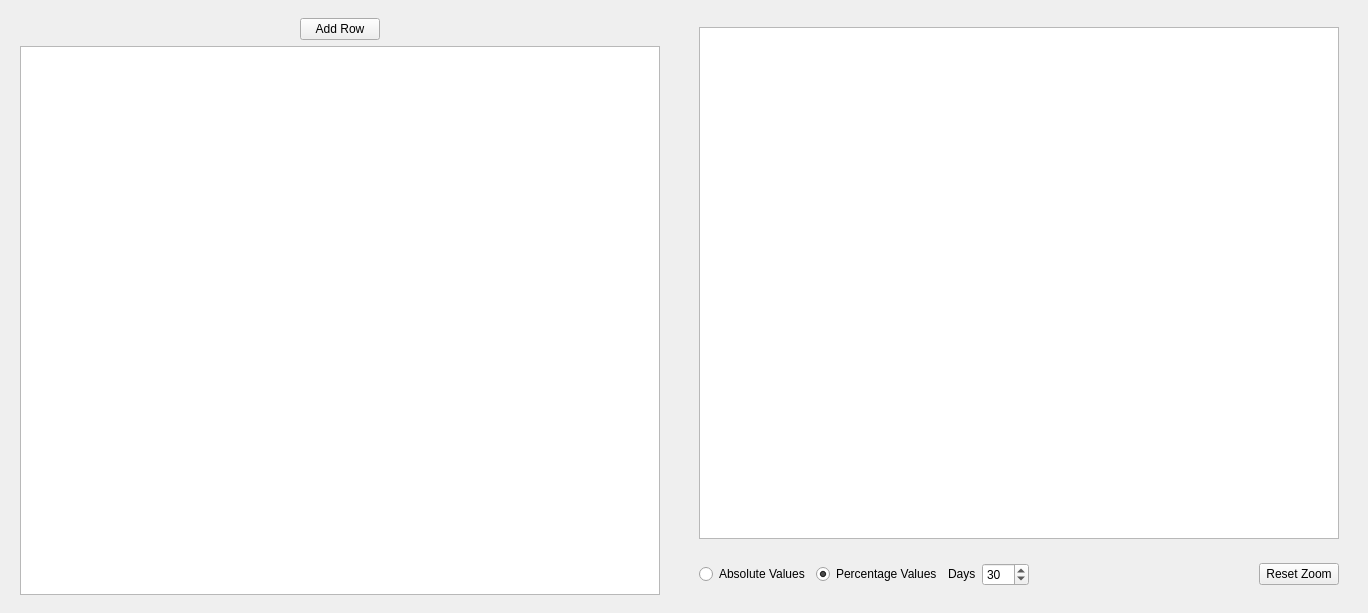
<?xml version="1.0" encoding="UTF-8"?>
<ui version="4.0">
 <class>Table</class>
 <widget class="QWidget" name="Table">
  <property name="geometry">
   <rect>
    <x>0</x>
    <y>0</y>
    <width>1368</width>
    <height>613</height>
   </rect>
  </property>
  <property name="sizePolicy">
   <sizepolicy hsizetype="MinimumExpanding" vsizetype="MinimumExpanding">
    <horstretch>0</horstretch>
    <verstretch>0</verstretch>
   </sizepolicy>
  </property>
  <property name="minimumSize">
   <size>
    <width>0</width>
    <height>0</height>
   </size>
  </property>
  <property name="maximumSize">
   <size>
    <width>16777215</width>
    <height>16777215</height>
   </size>
  </property>
  <property name="windowTitle">
   <string>Form</string>
  </property>
  <layout class="QGridLayout" name="gridLayout">
   <property name="topMargin">
    <number>9</number>
   </property>
   <property name="bottomMargin">
    <number>9</number>
   </property>
   <property name="horizontalSpacing">
    <number>12</number>
   </property>
   <item row="0" column="0">
    <widget class="QFrame" name="frame_tableview">
     <property name="sizePolicy">
      <sizepolicy hsizetype="MinimumExpanding" vsizetype="MinimumExpanding">
       <horstretch>0</horstretch>
       <verstretch>0</verstretch>
      </sizepolicy>
     </property>
     <property name="frameShape">
      <enum>QFrame::NoFrame</enum>
     </property>
     <property name="frameShadow">
      <enum>QFrame::Plain</enum>
     </property>
     <layout class="QVBoxLayout" name="verticalLayout_2">
      <item alignment="Qt::AlignHCenter">
       <widget class="QPushButton" name="button_add_row">
        <property name="sizePolicy">
         <sizepolicy hsizetype="Fixed" vsizetype="Fixed">
          <horstretch>0</horstretch>
          <verstretch>0</verstretch>
         </sizepolicy>
        </property>
        <property name="text">
         <string>Add Row</string>
        </property>
       </widget>
      </item>
      <item>
       <widget class="QTableView" name="table_view">
        <property name="sizePolicy">
         <sizepolicy hsizetype="MinimumExpanding" vsizetype="Expanding">
          <horstretch>0</horstretch>
          <verstretch>0</verstretch>
         </sizepolicy>
        </property>
        <property name="minimumSize">
         <size>
          <width>640</width>
          <height>0</height>
         </size>
        </property>
        <property name="maximumSize">
         <size>
          <width>16777215</width>
          <height>16777215</height>
         </size>
        </property>
        <property name="horizontalScrollBarPolicy">
         <enum>Qt::ScrollBarAsNeeded</enum>
        </property>
        <property name="sizeAdjustPolicy">
         <enum>QAbstractScrollArea::AdjustIgnored</enum>
        </property>
        <property name="selectionBehavior">
         <enum>QAbstractItemView::SelectItems</enum>
        </property>
        <property name="textElideMode">
         <enum>Qt::ElideNone</enum>
        </property>
        <property name="horizontalScrollMode">
         <enum>QAbstractItemView::ScrollPerPixel</enum>
        </property>
        <property name="showGrid">
         <bool>false</bool>
        </property>
        <property name="sortingEnabled">
         <bool>false</bool>
        </property>
        <property name="wordWrap">
         <bool>false</bool>
        </property>
        <property name="cornerButtonEnabled">
         <bool>false</bool>
        </property>
        <attribute name="horizontalHeaderMinimumSectionSize">
         <number>160</number>
        </attribute>
        <attribute name="horizontalHeaderDefaultSectionSize">
         <number>160</number>
        </attribute>
        <attribute name="horizontalHeaderStretchLastSection">
         <bool>false</bool>
        </attribute>
        <attribute name="verticalHeaderVisible">
         <bool>true</bool>
        </attribute>
       </widget>
      </item>
     </layout>
    </widget>
   </item>
   <item row="0" column="1">
    <widget class="QFrame" name="frame_chart">
     <property name="sizePolicy">
      <sizepolicy hsizetype="MinimumExpanding" vsizetype="MinimumExpanding">
       <horstretch>0</horstretch>
       <verstretch>0</verstretch>
      </sizepolicy>
     </property>
     <property name="frameShape">
      <enum>QFrame::NoFrame</enum>
     </property>
     <property name="frameShadow">
      <enum>QFrame::Plain</enum>
     </property>
     <layout class="QVBoxLayout" name="verticalLayout">
      <item>
       <widget class="QStackedWidget" name="stackedwidget">
        <property name="sizePolicy">
         <sizepolicy hsizetype="MinimumExpanding" vsizetype="MinimumExpanding">
          <horstretch>0</horstretch>
          <verstretch>0</verstretch>
         </sizepolicy>
        </property>
        <property name="currentIndex">
         <number>0</number>
        </property>
        <widget class="QWidget" name="page">
         <property name="sizePolicy">
          <sizepolicy hsizetype="MinimumExpanding" vsizetype="MinimumExpanding">
           <horstretch>0</horstretch>
           <verstretch>0</verstretch>
          </sizepolicy>
         </property>
         <layout class="QGridLayout" name="gridLayout_2">
          <item row="1" column="0">
           <widget class="QChartView" name="chart_view1">
            <property name="sizePolicy">
             <sizepolicy hsizetype="MinimumExpanding" vsizetype="MinimumExpanding">
              <horstretch>0</horstretch>
              <verstretch>0</verstretch>
             </sizepolicy>
            </property>
            <property name="minimumSize">
             <size>
              <width>640</width>
              <height>480</height>
             </size>
            </property>
           </widget>
          </item>
         </layout>
        </widget>
        <widget class="QWidget" name="page_2">
         <property name="sizePolicy">
          <sizepolicy hsizetype="MinimumExpanding" vsizetype="MinimumExpanding">
           <horstretch>0</horstretch>
           <verstretch>0</verstretch>
          </sizepolicy>
         </property>
         <layout class="QGridLayout" name="gridLayout_5">
          <item row="1" column="0">
           <widget class="QChartView" name="chart_view2">
            <property name="sizePolicy">
             <sizepolicy hsizetype="MinimumExpanding" vsizetype="MinimumExpanding">
              <horstretch>0</horstretch>
              <verstretch>0</verstretch>
             </sizepolicy>
            </property>
            <property name="minimumSize">
             <size>
              <width>640</width>
              <height>480</height>
             </size>
            </property>
           </widget>
          </item>
         </layout>
        </widget>
       </widget>
      </item>
      <item>
       <widget class="QFrame" name="chart_cfg_frame">
        <property name="sizePolicy">
         <sizepolicy hsizetype="Minimum" vsizetype="Fixed">
          <horstretch>0</horstretch>
          <verstretch>0</verstretch>
         </sizepolicy>
        </property>
        <property name="frameShape">
         <enum>QFrame::NoFrame</enum>
        </property>
        <property name="frameShadow">
         <enum>QFrame::Plain</enum>
        </property>
        <layout class="QHBoxLayout" name="horizontalLayout_3">
         <item>
          <widget class="QRadioButton" name="radio_chart1">
           <property name="sizePolicy">
            <sizepolicy hsizetype="Fixed" vsizetype="Fixed">
             <horstretch>0</horstretch>
             <verstretch>0</verstretch>
            </sizepolicy>
           </property>
           <property name="text">
            <string>Absolute Values</string>
           </property>
           <property name="checked">
            <bool>false</bool>
           </property>
          </widget>
         </item>
         <item>
          <widget class="QRadioButton" name="radio_chart2">
           <property name="sizePolicy">
            <sizepolicy hsizetype="Fixed" vsizetype="Fixed">
             <horstretch>0</horstretch>
             <verstretch>0</verstretch>
            </sizepolicy>
           </property>
           <property name="text">
            <string>Percentage Values</string>
           </property>
           <property name="checked">
            <bool>true</bool>
           </property>
          </widget>
         </item>
         <item>
          <widget class="QLabel" name="label_months">
           <property name="sizePolicy">
            <sizepolicy hsizetype="Fixed" vsizetype="Fixed">
             <horstretch>0</horstretch>
             <verstretch>0</verstretch>
            </sizepolicy>
           </property>
           <property name="text">
            <string>Days</string>
           </property>
          </widget>
         </item>
         <item>
          <widget class="QSpinBox" name="spinbox_days">
           <property name="minimum">
            <number>2</number>
           </property>
           <property name="maximum">
            <number>365</number>
           </property>
           <property name="value">
            <number>30</number>
           </property>
          </widget>
         </item>
         <item>
          <spacer name="horizontalSpacer_2">
           <property name="orientation">
            <enum>Qt::Horizontal</enum>
           </property>
           <property name="sizeHint" stdset="0">
            <size>
             <width>40</width>
             <height>20</height>
            </size>
           </property>
          </spacer>
         </item>
         <item>
          <widget class="QPushButton" name="button_reset_zoom">
           <property name="sizePolicy">
            <sizepolicy hsizetype="Fixed" vsizetype="Fixed">
             <horstretch>0</horstretch>
             <verstretch>0</verstretch>
            </sizepolicy>
           </property>
           <property name="minimumSize">
            <size>
             <width>0</width>
             <height>0</height>
            </size>
           </property>
           <property name="maximumSize">
            <size>
             <width>16777215</width>
             <height>16777215</height>
            </size>
           </property>
           <property name="text">
            <string>Reset Zoom</string>
           </property>
          </widget>
         </item>
        </layout>
       </widget>
      </item>
     </layout>
    </widget>
   </item>
  </layout>
 </widget>
 <customwidgets>
  <customwidget>
   <class>QChartView</class>
   <extends>QGraphicsView</extends>
   <header>QtCharts</header>
  </customwidget>
 </customwidgets>
 <resources/>
 <connections/>
</ui>
